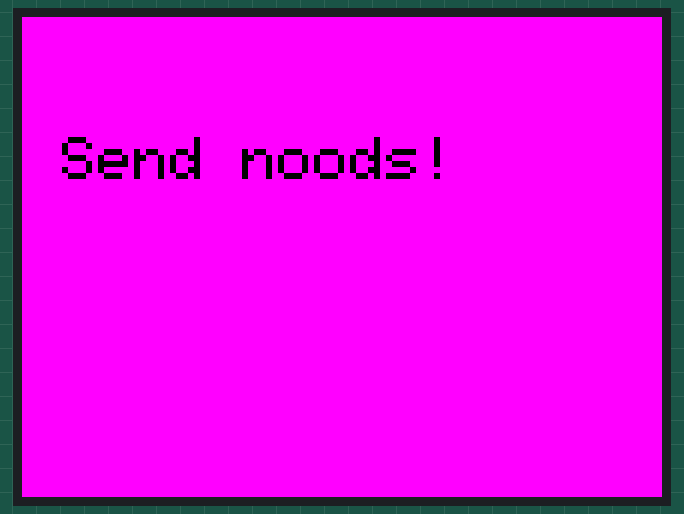
This sketch was run on a simulated Arduino Mega 2560, built with avr-gcc and run on an emulated ATmega2560. Parts: 320×240 colour display.

Above: at 0.3 s.

The sketch:

heed_my_words.ino
```cpp
#include "Adafruit_GFX.h"
#include "MCUFRIEND_kbv.h"
#include "TouchScreen.h" // only when you want to use touch screen

#define BLACK 0x0000
#define PINK 0xF81F

MCUFRIEND_kbv tft(A3, A2, A1, A0, A4);

void setup() {

  uint16_t ID = tft.readID();
  tft.begin(ID);

  int width = tft.width();
  int height = tft.height();

  tft.fillScreen(PINK);

  tft.setRotation(3);
  tft.setCursor(width/2 - 100,height/2 - 100);

  tft.setTextColor(BLACK);

  tft.setTextSize(3);

  tft.println("Send noods!");
}

void loop() {

}
```
